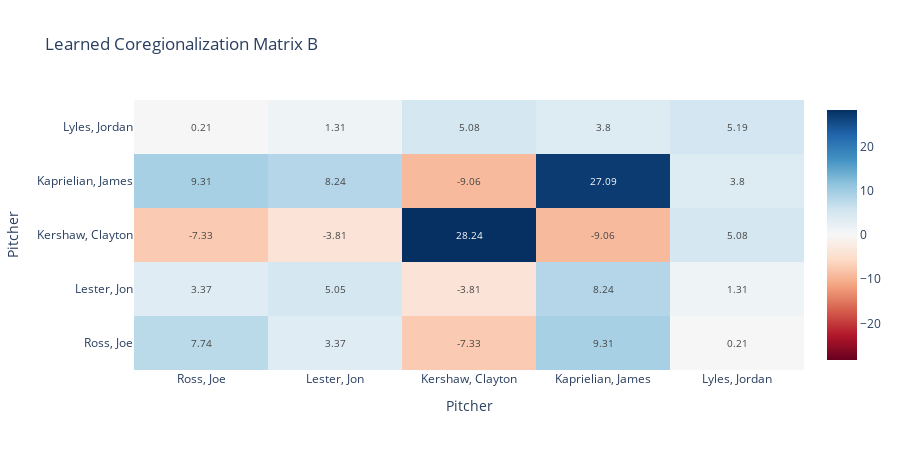

Notebook code cell kept with this figure:
### Markdown cell above
### The Coregionalization Matrix: Who's Correlated?

Extract learned $B$ matrix:

### Code cell
# Posterior mean of B
B_post = az.extract(trace_icm, var_names=["B"]).mean(dim="sample").values

# Heatmap
fig = go.Figure(data=go.Heatmap(
z=B_post,
x=top_pitchers,
y=top_pitchers,
colorscale='RdBu',
zmid=0,
text=np.round(B_post, 2),
texttemplate='%{text}',
textfont={"size": 10}
))

fig.update_layout(
title="Learned Coregionalization Matrix B",
xaxis_title="Pitcher",
yaxis_title="Pitcher",
height=450
)
fig.show()

# Convert to correlation
std_devs = np.sqrt(np.diag(B_post))
corr = B_post / np.outer(std_devs, std_devs)
print("\nCorrelations:")
print(corr)

### Figure 1 — Plotly figure (JSON) as saved in the notebook; plotly's stock layout.template omitted (floating-point values rounded to 4 significant figures)
{"data": [{"colorscale": [[0, "rgb(103,0,31)"], [0.1, "rgb(178,24,43)"], [0.2, "rgb(214,96,77)"], [0.3, "rgb(244,165,130)"], [0.4, "rgb(253,219,199)"], [0.5, "rgb(247,247,247)"], [0.6, "rgb(209,229,240)"], [0.7, "rgb(146,197,222)"], [0.8, "rgb(67,147,195)"], [0.9, "rgb(33,102,172)"], [1, "rgb(5,48,97)"]], "text": [[7.74, 3.37, -7.33, 9.31, 0.21], [3.37, 5.05, -3.81, 8.24, 1.31], [-7.33, -3.81, 28.24, -9.06, 5.08], [9.31, 8.24, -9.06, 27.09, 3.8], [0.21, 1.31, 5.08, 3.8, 5.19]], "textfont": {"size": 10}, "texttemplate": "%{text}", "type": "heatmap", "x": ["Ross, Joe", "Lester, Jon", "Kershaw, Clayton", "Kaprielian, James", "Lyles, Jordan"], "y": ["Ross, Joe", "Lester, Jon", "Kershaw, Clayton", "Kaprielian, James", "Lyles, Jordan"], "z": [[7.738, 3.37, -7.331, 9.315, 0.2147], [3.37, 5.052, -3.811, 8.239, 1.306], [-7.331, -3.811, 28.24, -9.057, 5.081], [9.315, 8.239, -9.057, 27.09, 3.804], [0.2147, 1.306, 5.081, 3.804, 5.187]], "zmid": 0}], "layout": {"height": 450, "title": {"text": "Learned Coregionalization Matrix B"}, "xaxis": {"title": {"text": "Pitcher"}}, "yaxis": {"title": {"text": "Pitcher"}}}}
